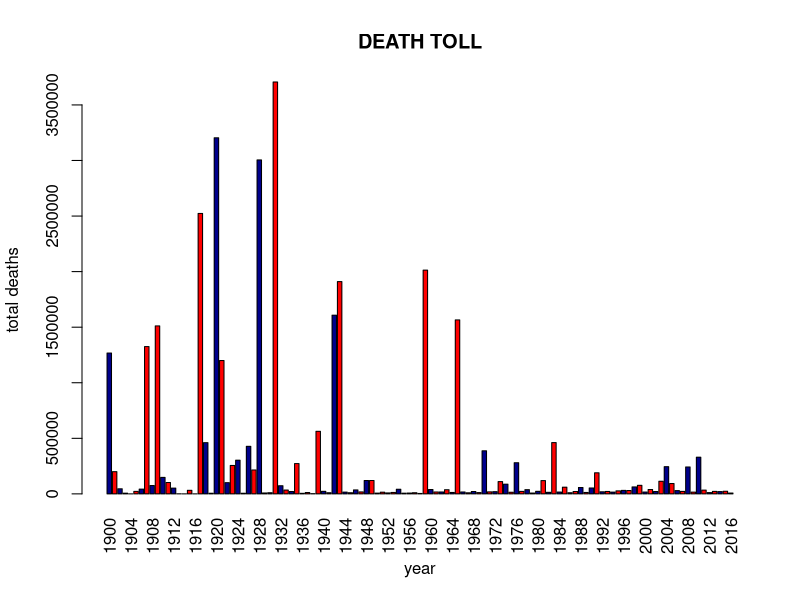

The R source for this figure:
table<-read.csv("project.csv",stringsAsFactors = FALSE)
total<-c()
for(y in unique(table$year))
  {
   count<-0
   for(index in grep(y,table$year))
   {
     count<-count+table$Total.deaths[index];
   }
   total<-c(total,count);
}
par(las=3)
barplot(height=total,names.arg = unique(table$year),main = "DEATH TOLL",xlab = "year",ylab = "total deaths", col = c("darkblue" ,"red"))